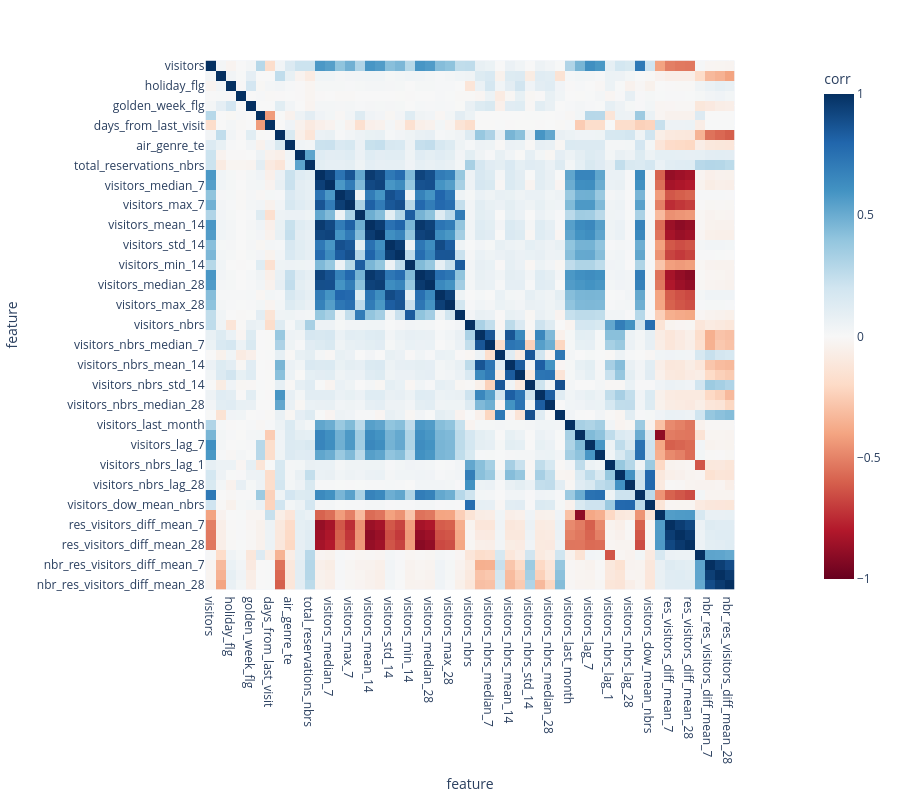

Here is the notebook cell this chart was saved with:
### Markdown cell above
## Feature correlation

### Code cell
corr = air_visit_df.drop(
    columns=[AIR_RESTAURANT_ID_COL, VISIT_DATE_COL, DAY_OF_WEEK_COL, AIR_GENRE_COL, CITY_COL]
).corr()
plot_corr_matrix(corr)

### Figure 1 — Plotly figure (JSON) as saved in the notebook; plotly's stock layout.template omitted (floating-point values rounded to 4 significant figures; data arrays with more than 128 entries replaced by an {"elided": "..."} marker saying what was removed)
{"data": [{"coloraxis": "coloraxis", "name": "0", "x": ["visitors", "opened_recently", "holiday_flg", "days_from_holiday", "golden_week_flg", "open_usually", "days_from_last_visit", "air_city_te", "air_genre_te", "total_reservations", "total_reservations_nbrs", "visitors_mean_7", "visitors_median_7", "visitors_std_7", "visitors_max_7", "visitors_min_7", "visitors_mean_14", "visitors_median_14", "visitors_std_14", "visitors_max_14", "visitors_min_14", "visitors_mean_28", "visitors_median_28", "visitors_std_28", "visitors_max_28", "visitors_min_28", "visitors_nbrs", "visitors_nbrs_mean_7", "visitors_nbrs_median_7", "visitors_nbrs_std_7", "visitors_nbrs_mean_14", "visitors_nbrs_median_14", "visitors_nbrs_std_14", "visitors_nbrs_mean_28", "visitors_nbrs_median_28", "visitors_nbrs_std_28", "visitors_last_month", "visitors_lag_1", "visitors_lag_7", "visitors_lag_28", "visitors_nbrs_lag_1", "visitors_nbrs_lag_7", "visitors_nbrs_lag_28", "visitors_dow_mean", "visitors_dow_mean_nbrs", "res_visitors_diff", "res_visitors_diff_mean_7", "res_visitors_diff_mean_14", "res_visitors_diff_mean_28", "nbr_res_visitors_diff", "nbr_res_visitors_diff_mean_7", "nbr_res_visitors_diff_mean_14", "nbr_res_visitors_diff_mean_28"], "y": ["visitors", "opened_recently", "holiday_flg", "days_from_holiday", "golden_week_flg", "open_usually", "days_from_last_visit", "air_city_te", "air_genre_te", "total_reservations", "total_reservations_nbrs", "visitors_mean_7", "visitors_median_7", "visitors_std_7", "visitors_max_7", "visitors_min_7", "visitors_mean_14", "visitors_median_14", "visitors_std_14", "visitors_max_14", "visitors_min_14", "visitors_mean_28", "visitors_median_28", "visitors_std_28", "visitors_max_28", "visitors_min_28", "visitors_nbrs", "visitors_nbrs_mean_7", "visitors_nbrs_median_7", "visitors_nbrs_std_7", "visitors_nbrs_mean_14", "visitors_nbrs_median_14", "visitors_nbrs_std_14", "visitors_nbrs_mean_28", "visitors_nbrs_median_28", "visitors_nbrs_std_28", "visitors_last_month", "visitors_lag_1", "visitors_lag_7", "visitors_lag_28", "visitors_nbrs_lag_1", "visitors_nbrs_lag_7", "visitors_nbrs_lag_28", "visitors_dow_mean", "visitors_dow_mean_nbrs", "res_visitors_diff", "res_visitors_diff_mean_7", "res_visitors_diff_mean_14", "res_visitors_diff_mean_28", "nbr_res_visitors_diff", "nbr_res_visitors_diff_mean_7", "nbr_res_visitors_diff_mean_14", "nbr_res_visitors_diff_mean_28"], "z": {"elided": "53x53 float values"}, "type": "heatmap", "xaxis": "x", "yaxis": "y", "hovertemplate": "feature: %{x}<br>feature: %{y}<br>corr: %{z}<extra></extra>"}], "layout": {"xaxis": {"anchor": "y", "domain": [0.0, 1.0], "scaleanchor": "y", "constrain": "domain", "title": {"text": "feature"}}, "yaxis": {"anchor": "x", "domain": [0.0, 1.0], "autorange": "reversed", "constrain": "domain", "title": {"text": "feature"}}, "coloraxis": {"colorbar": {"title": {"text": "corr"}}, "colorscale": [[0.0, "rgb(103,0,31)"], [0.1, "rgb(178,24,43)"], [0.2, "rgb(214,96,77)"], [0.3, "rgb(244,165,130)"], [0.4, "rgb(253,219,199)"], [0.5, "rgb(247,247,247)"], [0.6, "rgb(209,229,240)"], [0.7, "rgb(146,197,222)"], [0.8, "rgb(67,147,195)"], [0.9, "rgb(33,102,172)"], [1.0, "rgb(5,48,97)"]], "cmin": -1, "cmax": 1}, "margin": {"t": 60}, "width": 900, "height": 800}}
